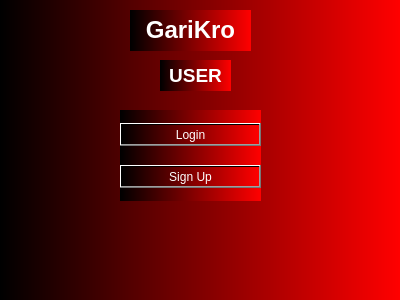
<?xml version="1.0" encoding="UTF-8"?>
<ui version="4.0">
 <class>LogSignForm</class>
 <widget class="QDialog" name="LogSignForm">
  <property name="geometry">
   <rect>
    <x>0</x>
    <y>0</y>
    <width>400</width>
    <height>300</height>
   </rect>
  </property>
  <property name="windowTitle">
   <string>Dialog</string>
  </property>
  <property name="styleSheet">
   <string notr="true">font: 8pt &quot;MS Reference Sans Serif&quot;;
background-color: qlineargradient(spread:pad, x1:0, y1:0, x2:1, y2:0, stop:0 rgba(0, 0, 0), stop:1 rgba(255, 0, 0));
color: rgb(255, 255, 255);</string>
  </property>
  <widget class="QWidget" name="layoutWidget">
   <property name="geometry">
    <rect>
     <x>120</x>
     <y>110</y>
     <width>141</width>
     <height>91</height>
    </rect>
   </property>
   <layout class="QVBoxLayout" name="verticalLayout">
    <item>
     <widget class="QPushButton" name="pushButton_Login1">
      <property name="styleSheet">
       <string notr="true">font: 12pt &quot;MS Reference Sans Serif&quot;;</string>
      </property>
      <property name="text">
       <string>Login</string>
      </property>
     </widget>
    </item>
    <item>
     <widget class="QPushButton" name="pushButton_Signup">
      <property name="styleSheet">
       <string notr="true">font: 12pt &quot;MS Reference Sans Serif&quot;;</string>
      </property>
      <property name="text">
       <string>Sign Up</string>
      </property>
     </widget>
    </item>
   </layout>
  </widget>
  <widget class="QLabel" name="label">
   <property name="geometry">
    <rect>
     <x>130</x>
     <y>10</y>
     <width>121</width>
     <height>41</height>
    </rect>
   </property>
   <property name="text">
    <string>&lt;html&gt;&lt;head/&gt;&lt;body&gt;&lt;p align=&quot;center&quot;&gt;&lt;span style=&quot; font-size:18pt; font-weight:600;&quot;&gt;GariKro&lt;/span&gt;&lt;/p&gt;&lt;/body&gt;&lt;/html&gt;</string>
   </property>
  </widget>
  <widget class="QLabel" name="label_2">
   <property name="geometry">
    <rect>
     <x>160</x>
     <y>60</y>
     <width>71</width>
     <height>31</height>
    </rect>
   </property>
   <property name="text">
    <string>&lt;html&gt;&lt;head/&gt;&lt;body&gt;&lt;p align=&quot;center&quot;&gt;&lt;span style=&quot; font-size:14pt; font-weight:600;&quot;&gt;USER&lt;/span&gt;&lt;/p&gt;&lt;/body&gt;&lt;/html&gt;</string>
   </property>
  </widget>
 </widget>
 <resources/>
 <connections/>
</ui>
